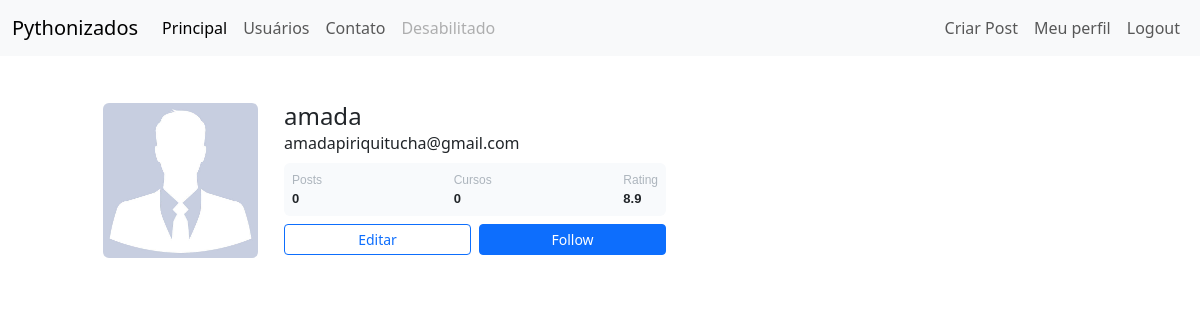
The page /perfil (signed in) on the database its author committed.
### comunidade/models.py (models this page shows)
class Usuario(database.Model, UserMixin): # UserMixin serve para poder reutilizar
    id = database.Column(database.Integer, primary_key=True)
    username = database.Column(database.String, nullable=False, unique=True)
    email = database.Column(database.String, nullable=False, unique=True)
    senha = database.Column(database.String, nullable=False)
    foto_perfil = database.Column(database.String, default='default.jpg')
    posts = database.relationship('Post', backref='autor', lazy=True)
    cursos = database.Column(database.String, nullable=False, default='Não informado')

### comunidade/routes.py (the view, shortened to what this page needs)
@app.route('/perfil', methods=['GET', 'POST'])
@login_required
def editaperfil():
    foto_perfil = url_for('static', filename=f"fotos_perfil/{current_user.foto_perfil}")
    form = FormEditarPerfil()
    quantidade_posts = Post.query.filter_by(id_usuario=current_user.id).count()
    return render_template('perfil.html', form=form, foto_perfil=foto_perfil,quantidade_posts=quantidade_posts)

### comunidade/models.py (called while the page is built)
@login_manager.user_loader # aceno ao login_manager que a função abaixo é a que carrega o usuário
def load_user(user_id):
    return Usuario.query.get(int(user_id))

### comunidade/templates/perfil.html (shortened to what this page needs)
{% extends 'base.html' %}
{% block body %}
<div class="container height-100">
    <div class="card text-left">
        <div class="card p-3">
            <div class="d-flex align-items-left">
                <div class="image me-3 image-adjust">
                    <img src="{{ url_for('static', filename='fotos_perfil/' + current_user.foto_perfil) }}"
                        class="rounded" width="155">
                </div>
                <div class="ml-3 w-100">
                    <h4 class="mb-0 mt-0">{{ current_user.username }}</h4>
                    <span>{{ current_user.email }}</span>
                    <div class="p-2 mt-2 d-flex justify-content-between rounded stats">
                        <div class="d-flex flex-column">
                            <span class="articles">Posts</span>
                            <span class="number1">{{ quantidade_posts }}</span>
                        </div>
                        <div class="d-flex flex-column">
                            <span class="Curos">Cursos</span>
                            {% if current_user.cursos == 'Não informado' %}
                            <span class="number2">0</span>
                            {% else %}
                            <span class="number2">{{current_user.cursos.count(';')+1}}</span>
                            {% endif %}
                        </div>
                        <div class="d-flex flex-column">
                            <span class="rating">Rating</span>
                            <span class="number3">8.9</span>
                        </div>
                    </div>
                    <div class="button mt-2 d-flex flex-row align-items-center gap-2">
                        <button class="btn btn-sm btn-outline-primary w-100" onclick="toggleEdit()">Editar</button>
                        <button class="btn btn-sm btn-primary w-100">Follow</button>
                    </div>
                </div>
            </div>
        </div>
    </div>
</div>
{% endblock %}

### comunidade/static/css/perfil.css (style rules this page uses)
.card { width: 600px; margin-left: 20px; border: none; border-radius: 10px; background-color: #fff; padding: 20px; }
.image img { margin-right: 10px; margin-left: 5px; width: 155px; height: 155px; object-fit: cover; border-radius: 10px; margin-top: 1x; position: relative; }
.button { display: flex; justify-content: space-between; gap: 8px; }
.button .btn { width: 48%; }
.container.height-100 { margin-top: 10px; margin-left: 10px; display: block; text-align: left; }
.stats { background-color: #f8fafc; color: #6c757d; border-radius: 8px; padding: 10px; font-family: Arial, sans-serif; }
.stats span { font-size: 12px; color: #adb5bd; font-weight: 500; }
.stats .number1, .stats .number2, .stats .number3 { font-size: 13px; font-weight: bold; color: #212529; }
.image-adjust { margin-top: 1px; }

### rows shown on the page
Usuario: foto_perfil (placeholder picture), username "amada", email "amadapiriquitucha@gmail.com"

### other values the page prints
{{ quantidade_posts }} "0"
